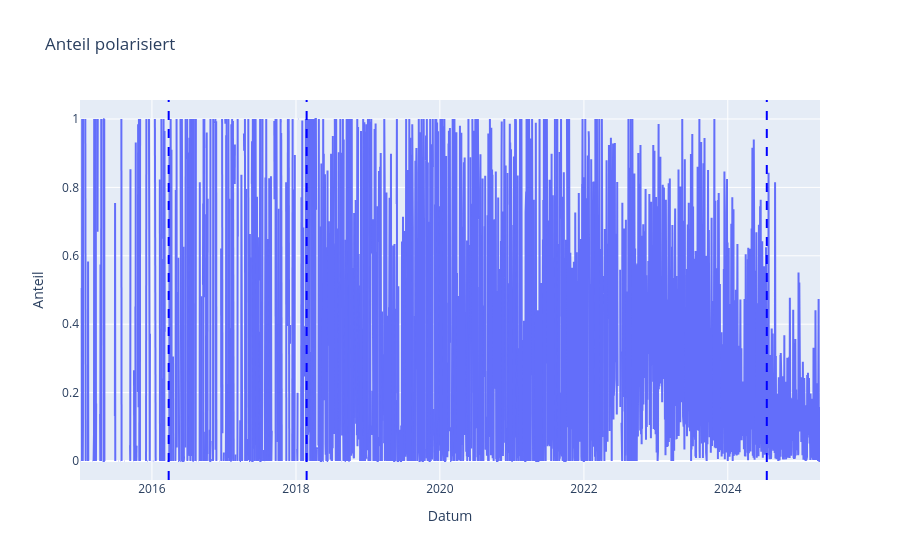

Write notebook code for a chart like this one.
### Code cell
# Plot 3: Anteil Polarisiert
fig3 = go.Figure()
fig3.add_trace(go.Scatter(x=final_daily_df["date"], y=final_daily_df['polarized'], name='Polarisiert', mode='lines'))

fig3.update_layout(title="Anteil polarisiert", xaxis_title="Datum", yaxis_title="Anteil")

# Apply change point detection for polarization trends
polarization_data = final_daily_df[["polarized"]].fillna(0).values

# Use ruptures for change point detection
model = rpt.Binseg(model="l2")  # Binary segmentation with rbm norm
n_bkps = 3  # Number of breakpoints to detect
breakpoints = model.fit_predict(polarization_data, n_bkps=n_bkps)

# Add vertical lines for detected breakpoints
for bkp in breakpoints[:-1]:  # Exclude the last breakpoint (end of data)
    fig3.add_vline(x=final_daily_df["date"].iloc[bkp], line=dict(color="blue", dash="dash"), name="Breakpoint")

#print breakpoints
print("Detected breakpoints for polarization trends:", breakpoints)
print("Breakpoints as dates:", final_daily_df['date'].iloc[breakpoints[:-1]].tolist())

fig3.show()

### Figure 1 — Plotly figure (JSON) as saved in the notebook; plotly's stock layout.template omitted (floating-point values rounded to 4 significant figures; data arrays with more than 128 entries replaced by an {"elided": "..."} marker saying what was removed)
{"data": [{"mode": "lines", "name": "Polarisiert", "type": "scatter", "x": {"elided": "3756 str values"}, "y": {"elided": "3756 float values"}}], "layout": {"shapes": [{"line": {"color": "blue", "dash": "dash"}, "name": "Breakpoint", "type": "line", "x0": "2016-03-26T00:00:00", "x1": "2016-03-26T00:00:00", "xref": "x", "y0": 0, "y1": 1, "yref": "y domain"}, {"line": {"color": "blue", "dash": "dash"}, "name": "Breakpoint", "type": "line", "x0": "2018-02-24T00:00:00", "x1": "2018-02-24T00:00:00", "xref": "x", "y0": 0, "y1": 1, "yref": "y domain"}, {"line": {"color": "blue", "dash": "dash"}, "name": "Breakpoint", "type": "line", "x0": "2024-07-17T00:00:00", "x1": "2024-07-17T00:00:00", "xref": "x", "y0": 0, "y1": 1, "yref": "y domain"}], "title": {"text": "Anteil polarisiert"}, "xaxis": {"title": {"text": "Datum"}}, "yaxis": {"title": {"text": "Anteil"}}}}
